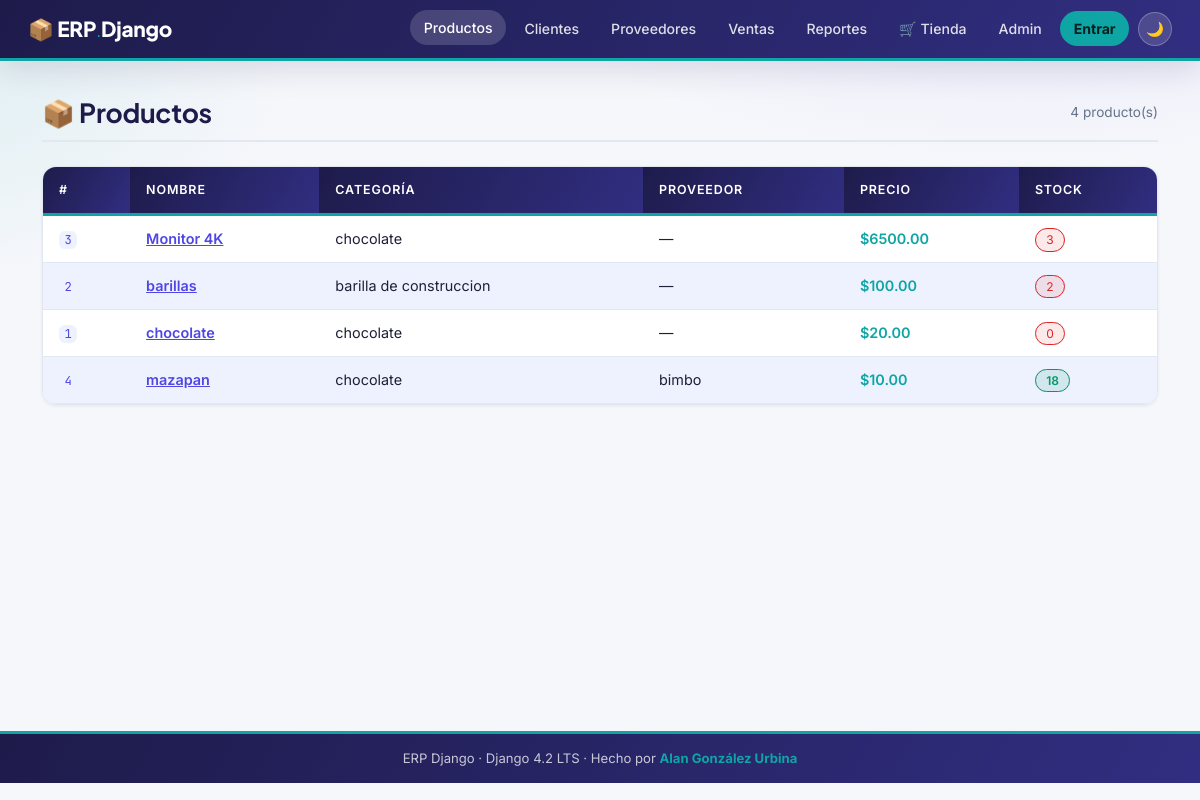
/productos/, run on the app's committed database.
### productos/models.py (models this page shows, shortened)
class Producto(models.Model):
    nombre    = models.CharField(
        max_length=200, verbose_name='Nombre'
    )
    precio    = models.DecimalField(
        max_digits=10,
        decimal_places=2,
        validators=[MinValueValidator(Decimal('0.00'))],
        verbose_name='Precio ($)',
        help_text='El precio no puede ser negativo.'
    )
    stock     = models.IntegerField(
        default=0,
        validators=[MinValueValidator(0)],
        verbose_name='Stock disponible'
    )
    categoria = models.ForeignKey(
        Categoria,
        on_delete=models.PROTECT,          # D-01
        related_name='productos',
        verbose_name='Categoría'
    )
    proveedor = models.ForeignKey(
        Proveedor,
        on_delete=models.SET_NULL,         # D-02
        null=True,
        blank=True,
        related_name='productos',
        verbose_name='Proveedor'
    )
    activo    = models.BooleanField(
        default=True, verbose_name='Activo'
    )
    imagen = models.ImageField(
        upload_to='productos/',
        null=True,
        blank=True,
        verbose_name='Imagen del producto',
        help_text='Formatos: JPEG, PNG, WEBP. Máximo 5 MB.',
        validators=[validar_imagen_producto],   # ← agregar
    )
    creado    = models.DateTimeField(
        auto_now_add=True, verbose_name='Fecha de registro'
    )
    class Meta:
        verbose_name        = 'Producto'
        verbose_name_plural = 'Productos'
        ordering            = ['nombre']

class Categoria(models.Model):
    nombre      = models.CharField(
        max_length=100, unique=True, verbose_name='Nombre'
    )
    descripcion = models.TextField(
        blank=True, verbose_name='Descripción'
    )
    class Meta:
        verbose_name        = 'Categoría'
        verbose_name_plural = 'Categorías'
        ordering            = ['nombre']
    def __str__(self) -> str:
        return self.nombre

### proveedores/models.py (models this page shows)
class Proveedor(models.Model):
    nombre   = models.CharField(
        max_length=150, verbose_name='Nombre'
    )
    contacto = models.CharField(
        max_length=100, blank=True, verbose_name='Persona de contacto'
    )
    correo   = models.EmailField(
        unique=True, verbose_name='Correo electrónico'
    )
    telefono = models.CharField(
        max_length=20, blank=True, verbose_name='Teléfono'
    )
    activo   = models.BooleanField(
        default=True, verbose_name='Activo'
    )
    creado   = models.DateTimeField(
        auto_now_add=True, verbose_name='Fecha de registro'
    )
    class Meta:
        verbose_name        = 'Proveedor'
        verbose_name_plural = 'Proveedores'
        ordering            = ['nombre']
    def __str__(self) -> str:
        return self.nombre

### productos/views.py (the view)
class ProductoListView(ListView):
    model               = Producto
    template_name       = 'productos/lista.html'
    context_object_name = 'productos'
    paginate_by         = 20
    def get_queryset(self):
        return (
            Producto.objects
            .select_related('categoria', 'proveedor')
            .filter(activo=True)
            .order_by('nombre')
        )

### catalogo/context_processors.py (called while the page is built)
def carrito_info(request) -> dict[str, Any]:
    carrito = request.session.get('carrito', {})
    total_items     = sum(
        int(item.get('cantidad', 0)) for item in carrito.values()
    )
    total_productos = len(carrito)
    return {
        'carrito_total_items':     total_items,
        'carrito_total_productos': total_productos,
    }

### productos/templates/productos/lista.html (shortened to what this page needs)
{% extends "base.html" %}
{% block nav_productos %}active{% endblock %}
{% block content %}
<div class="erp-page-title">
    <h2>📦 Productos</h2>
    <span style="margin-left:auto;color:var(--clr-muted);font-size:.85rem;">
        {{ page_obj.paginator.count }} producto(s)
    </span>
</div>
{% if productos %}
<table class="erp-table">
    <thead>
        <tr>
            <th>#</th>
            <th>Nombre</th>
            <th>Categoría</th>
            <th>Proveedor</th>
            <th>Precio</th>
            <th>Stock</th>
        </tr>
    </thead>
    <tbody>
        {% for p in productos %}
        <tr>
            <td><code>{{ p.pk }}</code></td>
            <td>
                <a href="{% url 'productos:detalle' p.pk %}"
                   style="color:var(--clr-royal);font-weight:600;">
                    {{ p.nombre }}
                </a>
            </td>
            <td>{{ p.categoria }}</td>
            <td>{{ p.proveedor|default:"—" }}</td>
            <td style="font-weight:600;color:var(--clr-gold);">
                ${{ p.precio }}
            </td>
            <td>
                {% if p.stock < 5 %}
                    <span class="badge-erp-inactive">{{ p.stock }}</span>
                {% else %}
                    <span class="badge-erp-active">{{ p.stock }}</span>
                {% endif %}
            </td>
        </tr>
        {% endfor %}
    </tbody>
</table>
{% else %}
<div class="erp-alert-info">No hay productos registrados aún.</div>
{% endif %}
{% endblock %}

### templates/base.html (style rules this page uses)
:root, [data-theme="light"] { --clr-navy : #1E1B4B; --clr-royal : #4F46E5; --clr-sky : #6366F1; --clr-ice : #EEF2FF; --clr-gold : #0EA5A4; --clr-amber : #14B8B6; --clr-cream : #E6FAF9; --clr-bg : #F6F7FB; --clr-surface: #FFFFFF; --clr-text : #1F2037; --clr-muted : #64748B; --clr-border : #E2E8F0; --clr-danger : #DC2626; --clr-ok : #059669; --shadow-sm : 0 1px 3px rgba(30,27,75,.08); --shadow-md : 0 10px 30px rgba(30,27,75,.12); }
*, *::before, *::after { box-sizing: border-box; }
body { font-family: 'Inter','Segoe UI',sans-serif; font-size: 15px; background: radial-gradient(900px 400px at 85% -10%, rgba(99,102,241,.12), transparent 60%), radial-gradient(700px 350px at -10% 10%, rgba(14,165,164,.10), transparent 60%), var(--clr-bg); background-attachment: fixed; color: var(--clr-text); line-height: 1.6; transition: background .25s, color .25s; margin: 0; }
h1, h2, h3, h4, h5 { font-family: 'Plus Jakarta Sans','Inter',sans-serif; font-weight: 700; letter-spacing: -.01em; }
.erp-table { width: 100%; border-collapse: separate; border-spacing: 0; border-radius: 14px; overflow: hidden; box-shadow: var(--shadow-sm); border: 1px solid var(--clr-border); }
.erp-table thead th { background: linear-gradient(120deg, var(--clr-navy), #312E81); color: #FFF; font-weight: 600; font-size: .78rem; text-transform: uppercase; letter-spacing: .07em; padding: .8rem 1rem; border-bottom: 3px solid var(--clr-gold); }
.erp-table tbody td { background: var(--clr-surface); padding: .7rem 1rem; border-bottom: 1px solid var(--clr-border); font-size: .9rem; }
.erp-table tbody tr:nth-child(even) td { background: var(--clr-ice); }
.badge-erp-active { background: rgba(5,150,105,.12); color: var(--clr-ok); border: 1px solid currentColor; font-size: .75rem; padding: .2rem .65rem; border-radius: 999px; font-weight: 600; }
.badge-erp-inactive { background: rgba(220,38,38,.10); color: var(--clr-danger); border: 1px solid currentColor; font-size: .75rem; padding: .2rem .65rem; border-radius: 999px; }
.erp-page-title { display: flex; align-items: center; gap: 1rem; margin-bottom: 1.5rem; padding-bottom: .75rem; border-bottom: 2px solid var(--clr-border); }
.erp-page-title h2 { font-size: 1.65rem; color: var(--clr-navy); margin: 0; }
code, .mono { font-family: 'JetBrains Mono',Consolas,monospace; font-size: .85em; color: var(--clr-royal); background: var(--clr-ice); padding: .1em .45em; border-radius: 6px; }

### data on the page
Producto: pk "3", nombre "Monitor 4K", categoria "chocolate", proveedor "—", precio "6500.00", stock "3"
Producto: pk "2", nombre "barillas", categoria "barilla de construccion", proveedor "—", precio "100.00", stock "2"
Producto: pk "1", nombre "chocolate", categoria "chocolate", proveedor "—", precio "20.00", stock "0"
Producto: pk "4", nombre "mazapan", categoria "chocolate", proveedor "bimbo", precio "10.00", stock "18"

### other printed values
{{ page_obj.paginator.count }} "4"
